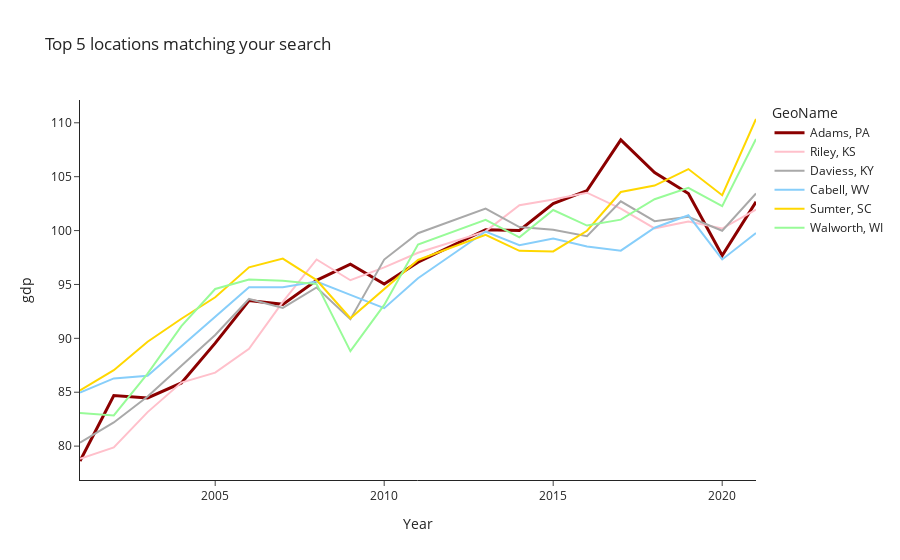

The code cell stored with this chart in its notebook:
### Markdown cell above
The second visualization displays the top $5$ distances that are closest to Adams County in terms of the specified variables and their corresponding weights mentioned above.

### Code cell
fig = f.show_kins_plot()

### Figure 1 — Plotly figure (JSON) as saved in the notebook; plotly's stock layout.template omitted (floating-point values rounded to 4 significant figures)
{"data": [{"line": {"color": "darkred", "width": 3}, "mode": "lines", "name": "Adams, PA", "text": "Adams, PA", "textposition": "top right", "type": "scatter", "x": [2001, 2002, 2003, 2004, 2005, 2006, 2007, 2008, 2009, 2010, 2011, 2013, 2014, 2015, 2016, 2017, 2018, 2019, 2020, 2021], "y": [78.62, 84.69, 84.47, 85.86, 89.56, 93.51, 93.15, 95.38, 96.89, 95.04, 97.07, 100.1, 100.0, 102.5, 103.7, 108.4, 105.4, 103.4, 97.68, 102.7]}, {"line": {"color": "#FFC0CB"}, "mode": "lines", "name": "Riley, KS", "text": "Riley, KS", "textposition": "top right", "type": "scatter", "x": [2001, 2002, 2003, 2004, 2005, 2006, 2007, 2008, 2009, 2010, 2011, 2013, 2014, 2015, 2016, 2017, 2018, 2019, 2020, 2021], "y": [78.82, 79.88, 83.16, 85.9, 86.81, 89.03, 93.38, 97.32, 95.39, 96.58, 97.94, 99.92, 102.4, 102.9, 103.5, 102.0, 100.2, 100.8, 100.2, 101.9]}, {"line": {"color": "#A9A9A9"}, "mode": "lines", "name": "Daviess, KY", "text": "Daviess, KY", "textposition": "top right", "type": "scatter", "x": [2001, 2002, 2003, 2004, 2005, 2006, 2007, 2008, 2009, 2010, 2011, 2013, 2014, 2015, 2016, 2017, 2018, 2019, 2020, 2021], "y": [80.32, 82.2, 84.6, 87.48, 90.31, 93.66, 92.82, 94.72, 91.78, 97.31, 99.75, 102.0, 100.3, 100.1, 99.48, 102.7, 100.9, 101.3, 99.98, 103.4]}, {"line": {"color": "#87CEFA"}, "mode": "lines", "name": "Cabell, WV", "text": "Cabell, WV", "textposition": "top right", "type": "scatter", "x": [2001, 2002, 2003, 2004, 2005, 2006, 2007, 2008, 2009, 2010, 2011, 2013, 2014, 2015, 2016, 2017, 2018, 2019, 2020, 2021], "y": [84.97, 86.28, 86.52, 89.27, 92.04, 94.74, 94.74, 95.27, 94.03, 92.8, 95.58, 99.91, 98.64, 99.25, 98.52, 98.14, 100.3, 101.4, 97.32, 99.77]}, {"line": {"color": "#FFD700"}, "mode": "lines", "name": "Sumter, SC", "text": "Sumter, SC", "textposition": "top right", "type": "scatter", "x": [2001, 2002, 2003, 2004, 2005, 2006, 2007, 2008, 2009, 2010, 2011, 2013, 2014, 2015, 2016, 2017, 2018, 2019, 2020, 2021], "y": [85.17, 87.05, 89.69, 91.81, 93.82, 96.58, 97.4, 95.41, 91.87, 94.58, 97.28, 99.61, 98.12, 98.06, 99.98, 103.6, 104.2, 105.7, 103.3, 110.4]}, {"line": {"color": "#98FB98"}, "mode": "lines", "name": "Walworth, WI", "text": "Walworth, WI", "textposition": "top right", "type": "scatter", "x": [2001, 2002, 2003, 2004, 2005, 2006, 2007, 2008, 2009, 2010, 2011, 2013, 2014, 2015, 2016, 2017, 2018, 2019, 2020, 2021], "y": [83.08, 82.85, 86.72, 91.13, 94.58, 95.46, 95.35, 95.04, 88.81, 93.11, 98.7, 101.0, 99.37, 101.9, 100.5, 101.0, 102.9, 104.0, 102.3, 108.5]}], "layout": {"legend": {"title": {"text": "GeoName"}}, "title": {"text": "Top 5 locations matching your search"}, "xaxis": {"title": {"text": "Year"}}, "yaxis": {"title": {"text": "gdp"}}}}
